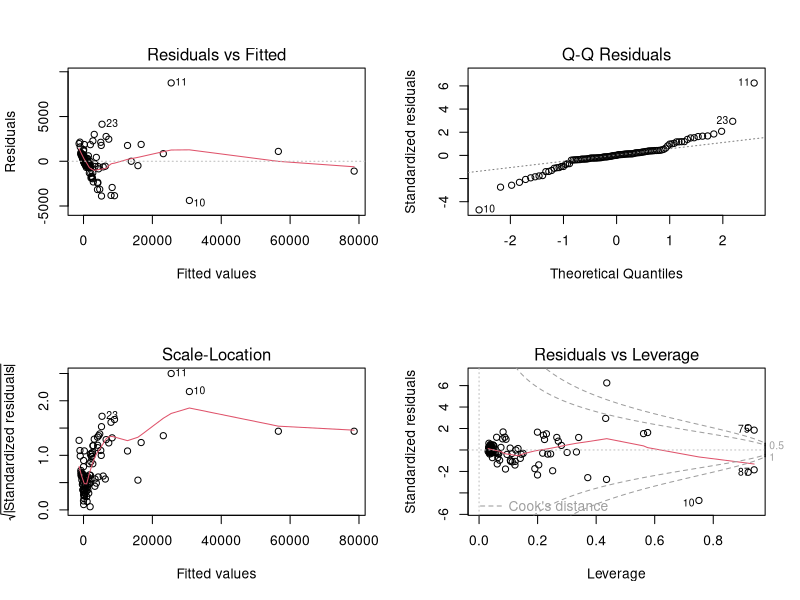
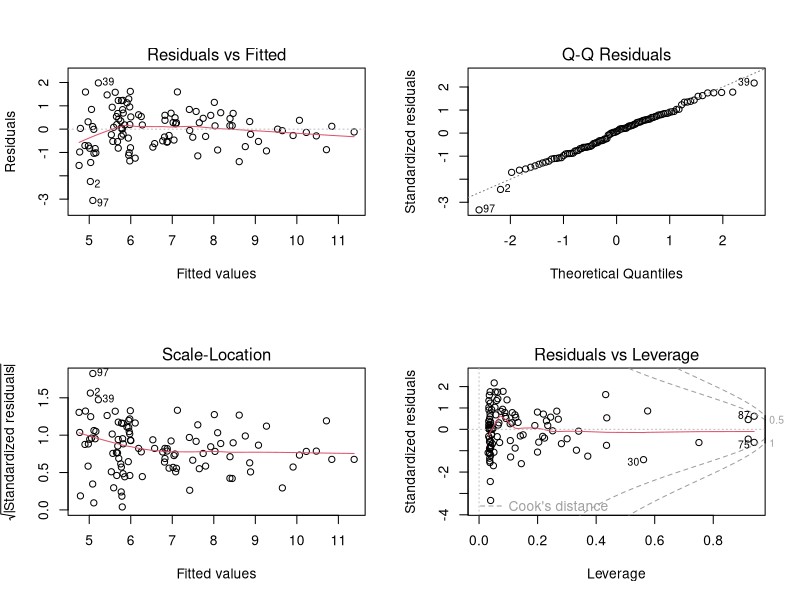
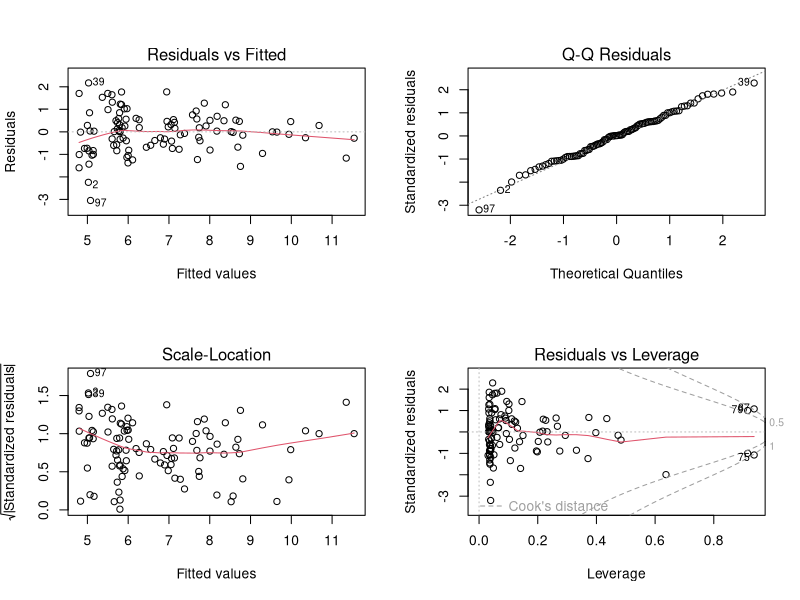
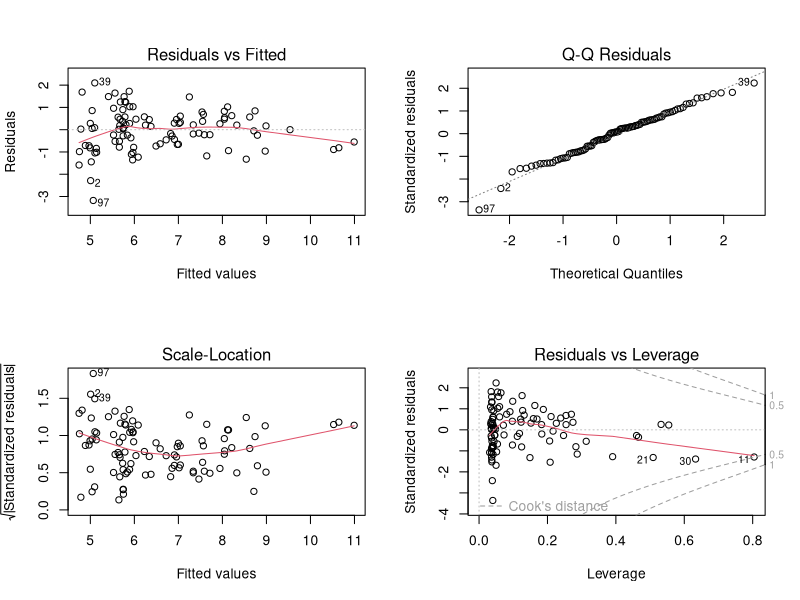

Reproduce these figures in R, in order.
## ---- chunk 1
baltic_data <- read.csv("A8_baltic_DIN.csv")
# Ändrar datatyp för variabeln land från char till factor så att R sedan automatiskt dummykodar den vid körning av lm(). Detta behövs eftersom det är en nominal kategorisk variabel.
baltic_data$x20 <- as.factor(baltic_data$x20)
# Sätt Sverige som referens.
baltic_data$x20 <- relevel(baltic_data$x20, ref = "SWEDEN")
library("car")
## ---- chunk 2
full_model <- lm(y ~ x1 + x2 + x3 + x4 + x5 + x6 + x7 + x8 + x9 + x10 + x11 + 
                     x12 + x13 + x14 + x15 + x16 + x17 + x18 + x19 +x20, 
                     data = baltic_data)

full_model_step <- step(full_model, direction = "both")
summary(full_model_step)
## ---- chunk 3
full_model_exkl_x4 <- lm(y ~ x1 + x2 + x3 + x5 + x6 + x7 + x8 + x9 + x10 + x11 + 
                     x12 + x13 + x14 + x15 + x16 + x17 + x18 + x19 +x20, 
                     data = baltic_data)

vif(full_model_exkl_x4)

summary(full_model_exkl_x4)
## ---- chunk 4
baltic_data$total_area <- rowSums(baltic_data[, c("x6", "x7", "x8", "x9", "x10", "x11", "x12", "x13", "x14", "x15")], na.rm = TRUE)

model_total_area <- lm(y ~ x1 + x2 + x3 + x5 + total_area + x16 + x17 + x18 + x19 + x20, data = baltic_data)
summary(model_total_area)
## ---- chunk 5
cor(baltic_data$x1, baltic_data$total_area, use = "complete.obs")
## ---- chunk 6
vif_model <- lm(y ~ x6 + x7 + x8 + x9 + x10 + x11 + x12 + x13 + x14 + x15, data = baltic_data)
vif(vif_model)
## ---- chunk 7
model_med_x14 <- lm(y ~ x2 + x3 + x5 + x6 + x7 + x8 + x9 + x10 + x11 + x12 + x13 + x14 + x15 + x16 + x17 + x18 + x19 + x20, data = baltic_data)
summary(model_med_x14)
vif(model_med_x14)
## ---- chunk 8
model_utan_x14 <- lm(y ~ x2 + x3 + x5 + x6 + x7 + x8 + x9 + x10 + x11 + x12 + x13 + x15 + x16 + x17 + x18 + x19 + x20, data = baltic_data)
summary(model_utan_x14)
vif(model_utan_x14)
## ---- chunk 9
model_start <- lm(y ~ x2 + x3 + x5 + x6 + x7 + x8 + x9 + x10 + x11 + x12 + x13 + x15 + x16 + x17 + x18 + x19 + x20, data = baltic_data)
model_step <- step(model_start, direction = "both")
summary(model_step)
vif(model_step)
## ---- chunk 10
cor(baltic_data[, c("x7", "x8", "x9")], use = "complete.obs")
## ---- chunk 11
baltic_data$x7_x8 <- baltic_data$x7 + baltic_data$x8
model_step_x7_x8 <- lm(y ~ x2 + x6 + x7_x8 + x9 + x15 + x16 + x17 + x18 + x19 + x20, data = baltic_data)
summary(model_step_x7_x8)
vif(model_step_x7_x8)
## ---- chunk 12
cor(baltic_data[, c("x2", "x6", "x7_x8", "x9", "x15", "x16", "x17", "x18", "x19")], use = "complete.obs")
## ---- chunk 13
model_no_x2 <- update(model_step_x7_x8, .~.- x2)
model_no_x15 <- update(model_step_x7_x8, .~.- x15)
model_no_x17 <- update(model_step_x7_x8, .~.- x17)
model_no_x18 <- update(model_step_x7_x8, .~.- x18)

AIC(model_step_x7_x8, model_no_x2, model_no_x15, model_no_x17, model_no_x18)
summary(model_no_x2)$adj.r.squared
summary(model_no_x15)$adj.r.squared
summary(model_no_x17)$adj.r.squared
summary(model_no_x18)$adj.r.squared
summary(model_step_x7_x8)$adj.r.squared

vif(model_no_x2)
vif(model_no_x15)
vif(model_no_x17)
vif(model_no_x18)
vif(model_step_x7_x8)
## ---- chunk 14
model_no_x2_x15 <- update(model_no_x2, .~.- x15)
summary(model_no_x2_x15)$adj.r.squared
vif(model_no_x2_x15)
AIC(model_no_x2_x15)
## ---- chunk 15
summary(model_step_x7_x8)
summary(model_no_x2)
summary(model_no_x15)
summary(model_no_x2_x15)
## ---- chunk 16
par(mfrow = c(2, 2))
plot(model_step_x7_x8)

## ---- chunk 17
library(lmtest)
bptest(model_step_x7_x8)
## ---- chunk 18
baltic_data$log_y <- log(baltic_data$y + 1)  # Lägg till 1 för att undvika log(0)
model_log <- lm(log_y ~ x2 + x6 + x7_x8 + x9 + x15 + x16 + x17 + x18 + x19 + x20, data = baltic_data)
summary(model_log)
vif(model_log)

par(mfrow = c(2, 2))
plot(model_log)
## ---- chunk 19
bptest(model_log)
## ---- chunk 20
baltic_data$total_livestock <- baltic_data$x17 + baltic_data$x18
model_log_livestock <- lm(log_y ~ x2 + x6 + x7_x8 + x9 + x15 + x16 + total_livestock + x19 + x20, data = baltic_data)
summary(model_log_livestock)
vif(model_log_livestock)

par(mfrow = c(2, 2))
plot(model_log_livestock)
## ---- chunk 21
which(cooks.distance(model_log_livestock) > 4/length(fitted(model_log_livestock)))
## ---- chunk 22
data_reduced <- baltic_data[-c(10, 22, 75, 79, 87, 105), ]

# Skapa ny modell
model_log_livestock_reduced <- lm(log(y) ~ x2 + x6 + x7_x8 + x9 + x15 + x16 +
                                   total_livestock + x19 + x20, data = data_reduced)

# Jämför ny modell
summary(model_log_livestock_reduced)
vif(model_log_livestock_reduced)
par(mfrow = c(2, 2))
plot(model_log_livestock_reduced)
